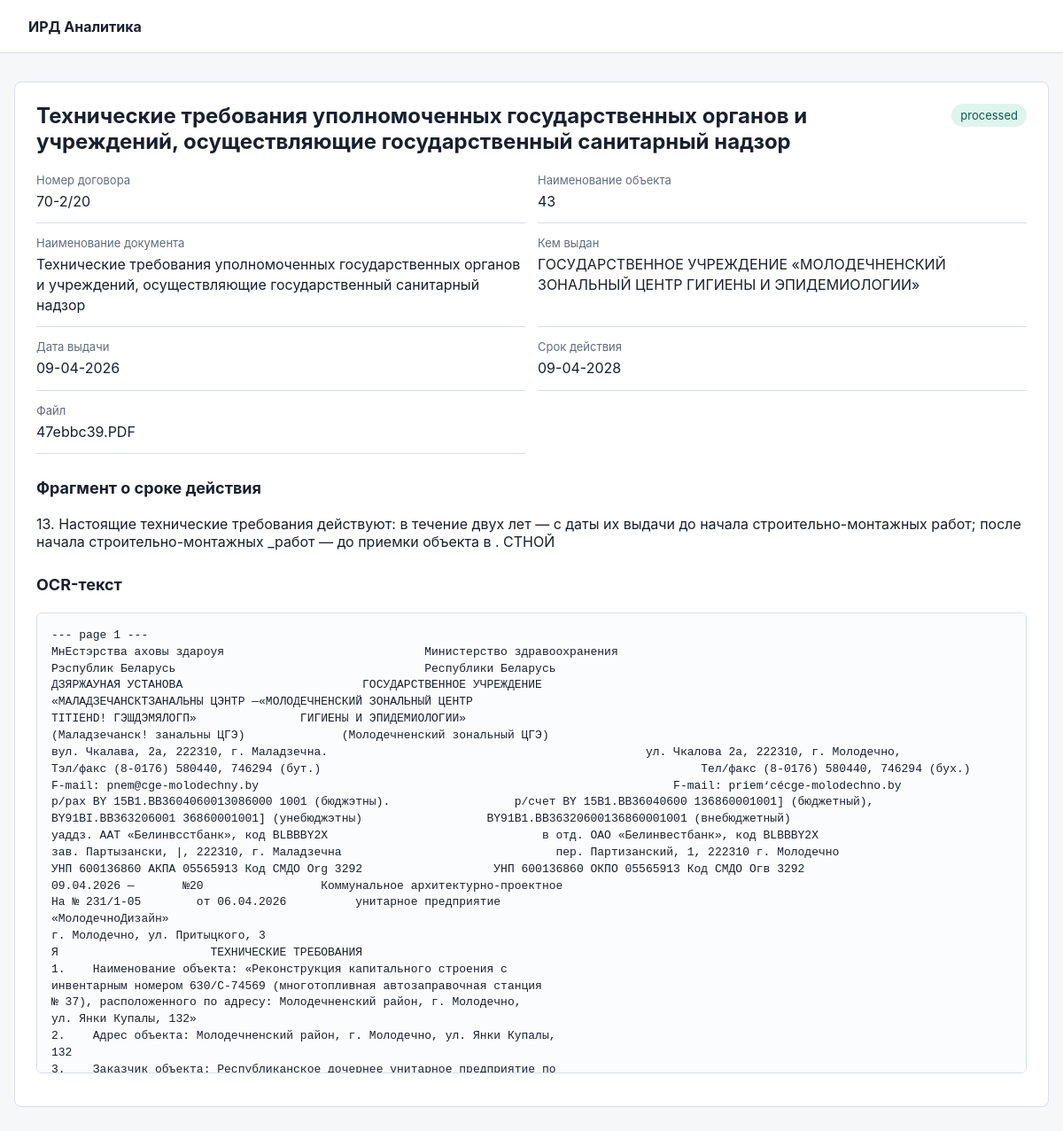
Page /documents/8 on the committed database.
### tables this page shows
CREATE TABLE documents (
    id INTEGER PRIMARY KEY AUTOINCREMENT,
    contract_number TEXT NOT NULL,
    object_name TEXT NOT NULL,
    original_filename TEXT NOT NULL,
    stored_filename TEXT NOT NULL,
    working_title TEXT,
    official_title TEXT,
    issuer TEXT,
    issue_date TEXT,
    valid_until TEXT,
    validity_text TEXT,
    no_expiration INTEGER NOT NULL DEFAULT 0,
    raw_text TEXT,
    status TEXT NOT NULL DEFAULT 'processed',
    error TEXT,
    created_at TEXT NOT NULL DEFAULT CURRENT_TIMESTAMP
);

### app/web/routes.py (the view)
@bp.get("/documents/<int:document_id>")
def document_detail(document_id: int):
    document = DocumentRepository().get(document_id)
    if document is None:
        return "Документ не найден", 404
    return render_template("document.html", document=document)

### app/database.py (called while the page is built)
def get_db() -> sqlite3.Connection:
    if "db" not in g:
        g.db = sqlite3.connect(current_app.config["DATABASE_PATH"])
        g.db.row_factory = sqlite3.Row
    return g.db

### app/repositories.py (called while the page is built)
    def get(self, document_id: int) -> Row | None:
        return get_db().execute(
            "SELECT * FROM documents WHERE id = ?", (document_id,)
        ).fetchone()

### app/templates/document.html (shortened to what this page needs)
{% extends "base.html" %}
{% block content %}
<section class="document-view">
    <div class="document-head">
        <h1>{{ document.working_title or "Документ" }}</h1>
        <span class="status status-{{ document.status }}">{{ document.status }}</span>
    </div>
    <dl class="fields">
        <div><dt>Номер договора</dt><dd>{{ document.contract_number }}</dd></div>
        <div><dt>Наименование объекта</dt><dd>{{ document.object_name }}</dd></div>
        <div><dt>Наименование документа</dt><dd>{{ document.official_title or document.working_title or "—" }}</dd></div>
        <div><dt>Кем выдан</dt><dd>{{ document.issuer or "—" }}</dd></div>
        <div><dt>Дата выдачи</dt><dd>{{ document.issue_date or "—" }}</dd></div>
        <div><dt>Срок действия</dt><dd>{{ "без срока действия" if document.no_expiration else (document.valid_until or "—") }}</dd></div>
        <div><dt>Файл</dt><dd>{{ document.original_filename }}</dd></div>
    </dl>
    {% if document.validity_text %}
        <section class="text-block">
            <h2>Фрагмент о сроке действия</h2>
            <p>{{ document.validity_text }}</p>
        </section>
    {% endif %}
    {% if document.raw_text %}
        <section class="text-block">
            <h2>OCR-текст</h2>
            <pre>{{ document.raw_text }}</pre>
        </section>
    {% endif %}
</section>
{% endblock %}

### app/static/styles.css (style rules this page uses)
:root { color-scheme: light; --bg: #f6f7f9; --panel: #ffffff; --line: #d9dee7; --text: #18202f; --muted: #5f6c80; --accent: #0f6b5b; --accent-dark: #0a5146; --danger: #b42318; }
* { box-sizing: border-box; }
body { margin: 0; background: var(--bg); color: var(--text); font-family: Inter, system-ui, -apple-system, BlinkMacSystemFont, "Segoe UI", sans-serif; }
.upload-form, .records, .document-view { background: var(--panel); border: 1px solid var(--line); border-radius: 8px; padding: 24px; }
h1, h2 { margin: 0 0 20px; line-height: 1.2; }
h1 { font-size: 24px; }
h2 { font-size: 18px; }
.document-head { display: flex; gap: 16px; align-items: start; justify-content: space-between; }
.status { border-radius: 999px; padding: 5px 10px; background: #e8eef5; color: var(--muted); font-size: 13px; }
.status-processed { background: #dff4ec; color: #0c5b4a; }
.fields { display: grid; grid-template-columns: repeat(2, minmax(0, 1fr)); gap: 14px; margin: 0; }
.fields div { border-bottom: 1px solid var(--line); padding-bottom: 12px; }
dt { color: var(--muted); font-size: 13px; margin-bottom: 5px; }
dd { margin: 0; line-height: 1.45; }
.text-block { margin-top: 28px; }
pre { max-height: 520px; overflow: auto; white-space: pre-wrap; border: 1px solid var(--line); border-radius: 6px; padding: 16px; background: #fbfcfe; font-size: 13px; line-height: 1.45; }

### rows in the picture
documents: working_title "Технические требования уполномоченных государственных органов и учреждений, осуществляющие государственный санитарный надзор", status "processed", contract_number "70-2/20", object_name "43", official_title "Технические требования уполномоченных государственных органов и учреждений, осуществляющие государственный санитарный надзор", issuer "ГОСУДАРСТВЕННОЕ УЧРЕЖДЕНИЕ «МОЛОДЕЧНЕНСКИЙ ЗОНАЛЬНЫЙ ЦЕНТР ГИГИЕНЫ И ЭПИДЕМИОЛОГИИ»", issue_date "09-04-2026", no_expiration+valid_until "09-04-2028", original_filename "47ebbc39.PDF", validity_text "13. Настоящие технические требования действуют: в течение двух лет — с даты их выдачи до начала строительно-монтажных работ; после начала строительно-монтажных _работ — до приемки объекта в . СТНОЙ", raw_text "--- page 1 --- МнЕстэрства аховы здароуя Министерство здравоохранения Рэспублик Беларусь Республики Беларусь ДЗЯРЖАУНАЯ УСТАНОВА ГОСУДАРСТВЕННОЕ УЧРЕЖДЕНИЕ «МАЛАДЗЕЧАНСКТЗАНАЛЬНЫ ЦЭНТР —«МОЛОДЕЧНЕНСКИЙ ЗОНАЛЬНЫЙ ЦЕНТР TITIEHD! ГЭШДЭМЯЛОГП» ГИГИЕНЫ И ЭПИДЕМИОЛОГИИ» (Маладзечанск! занальны ЦГЭ) (Молодечненский зональный ЦГЭ) вул. Чкалава, 2a, 222310, г. Маладзечна. ул. Чкалова 2a, 222310, г. Молодечно, Тэл/факс (8-0176) 580440, 746294 (бут.) Тел/факс (8-0176) 580440, 746294 (бух.) F-mail: pnem@cge-molodechny.by F-mail: priem‘cécge-molodechno.by p/pax BY 15B1.BB3604060013086000 1001 (бюджэтны). р/счет BY 15B1.BB36040600 136860001001] (бюджетный), BY91BI.BB363206001 36860001001] (унебюджэтны)…"
